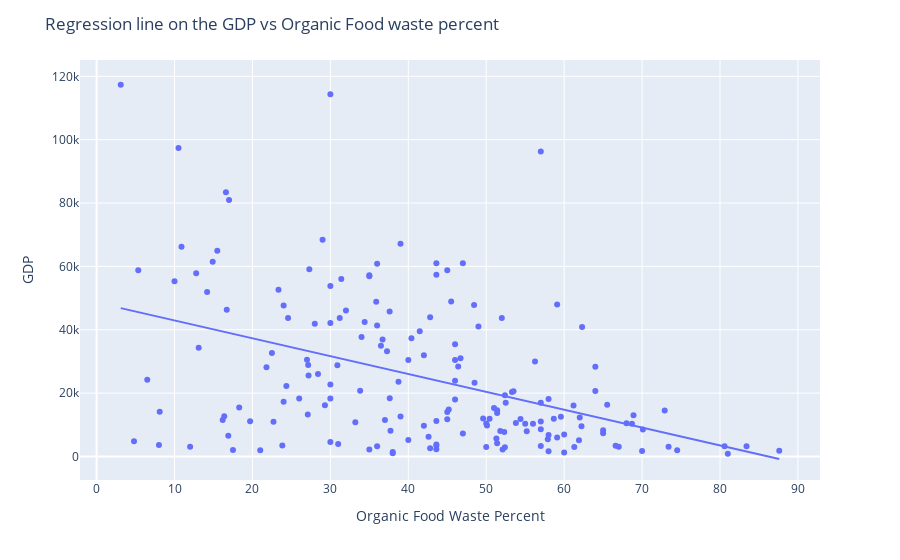

The notebook cell this image was saved under:
### Markdown cell above
The below is the regression line between GDP and Organic food waste percent. This graph shows the trend between GDP and Organic food waste percent. You can clearly see the relationship between both of them. Both of them has a linear relationship.

### Code cell
# showing the corelation between gdp and food waste percent by regression line

fig1 = px.scatter(country,x=country.organic_food_waste_percent,y=country.GDP, trendline = "ols")
fig1.update_layout(title='Regression line on the GDP vs Organic Food waste percent',
                   xaxis_title="Organic Food Waste Percent", yaxis_title = "GDP")
fig1.show()

### Figure 1 — Plotly figure (JSON) as saved in the notebook; plotly's stock layout.template omitted (floating-point values rounded to 4 significant figures; data arrays with more than 128 entries replaced by an {"elided": "..."} marker saying what was removed)
{"data": [{"hovertemplate": "organic_food_waste_percent=%{x}<br>GDP=%{y}<extra></extra>", "legendgroup": "", "marker": {"color": "#636efa", "symbol": "circle"}, "mode": "markers", "name": "", "orientation": "v", "showlegend": false, "type": "scatter", "x": {"elided": "174 float values"}, "xaxis": "x", "y": {"elided": "174 float values"}, "yaxis": "y"}, {"hovertemplate": "<b>OLS trendline</b><br>GDP = -563.655 * organic_food_waste_percent + 48575.6<br>R<sup>2</sup>=0.186760<br><br>organic_food_waste_percent=%{x}<br>GDP=%{y} <b>(trend)</b><extra></extra>", "legendgroup": "", "marker": {"color": "#636efa", "symbol": "circle"}, "mode": "lines", "name": "", "showlegend": false, "type": "scatter", "x": {"elided": "174 float values"}, "xaxis": "x", "y": {"elided": "174 float values"}, "yaxis": "y"}], "layout": {"legend": {"tracegroupgap": 0}, "margin": {"t": 60}, "title": {"text": "Regression line on the GDP vs Organic Food waste percent"}, "xaxis": {"anchor": "y", "domain": [0, 1], "title": {"text": "Organic Food Waste Percent"}}, "yaxis": {"anchor": "x", "domain": [0, 1], "title": {"text": "GDP"}}}}
